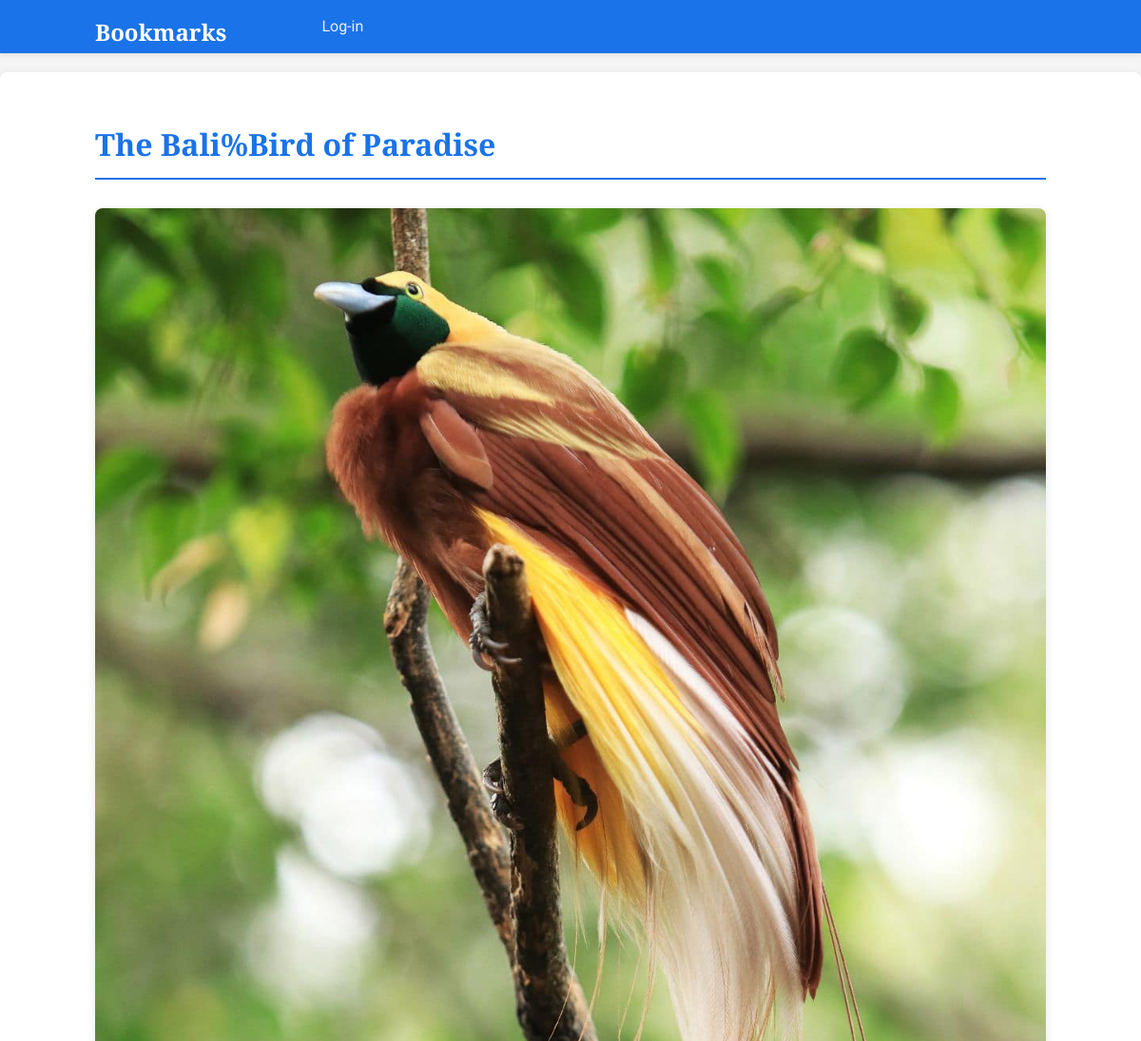
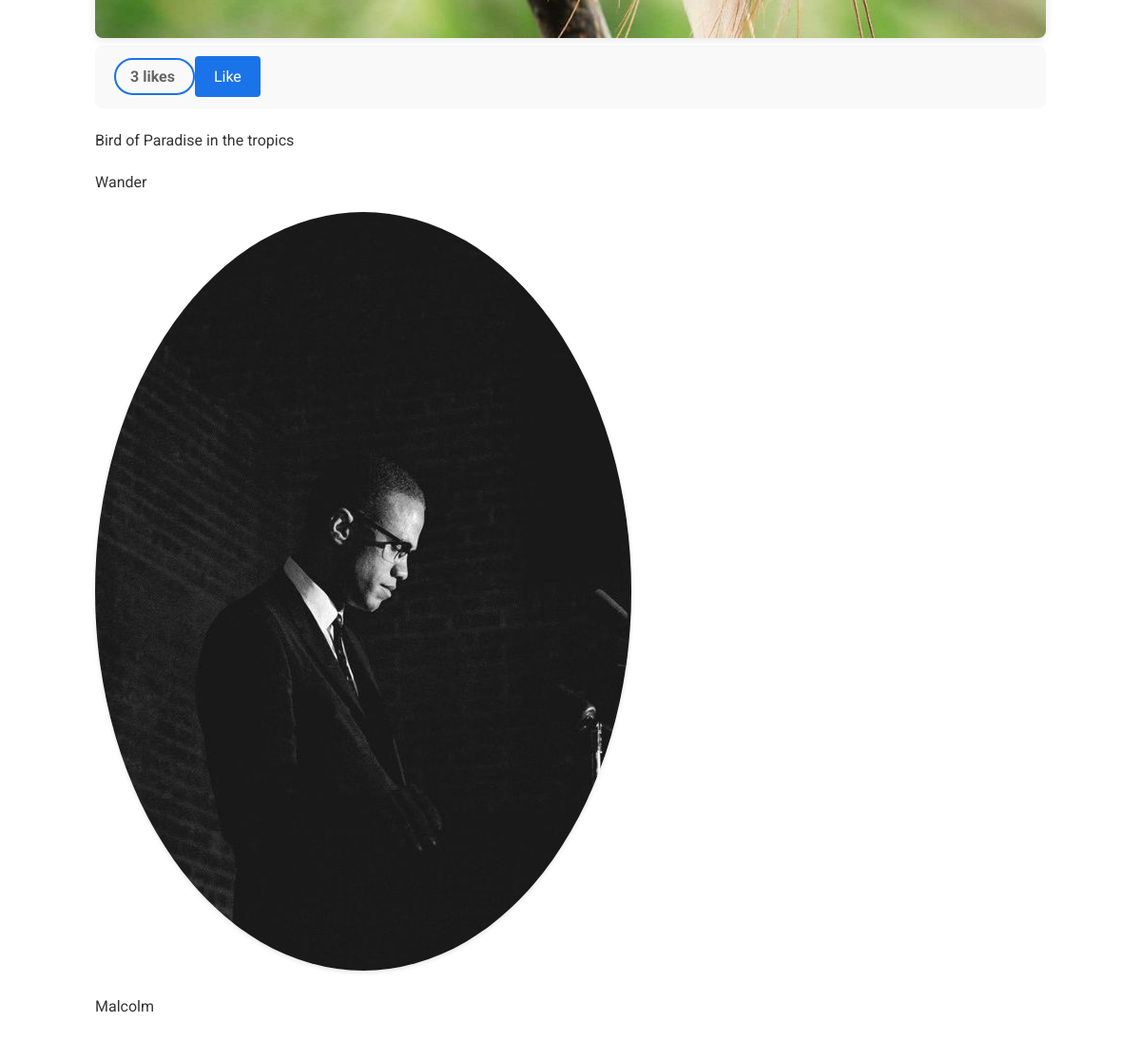
The app's page /images/detail/9/the-balibird-of-paradise/ with its own data (2 pictures, top to bottom).
### images/models.py (models this page shows, shortened)
class Image(models.Model):
    user = models.ForeignKey(settings.AUTH_USER_MODEL,
                             related_name='images_created',
                             on_delete=models.CASCADE)
    title = models.CharField(max_length=200)
    slug = models.SlugField(max_length=200, blank=True)
    url = models.URLField(max_length=2000)
    image = models.ImageField(upload_to='images/%Y/%m/%d/')
    description = models.TextField(blank=True)
    created = models.DateField(auto_now_add=True)
    total_likes = models.PositiveIntegerField(default=0)
    users_like = models.ManyToManyField(settings.AUTH_USER_MODEL,
                                        related_name='images_liked',
                                        blank=True)
    class Meta:
        indexes = [
            models.Index(fields=['-created']),
            models.Index(fields=['-total_likes']),
        ]
        ordering = ['-created']

### account/models.py (models this page shows, shortened)
class Profile(models.Model):
    user = models.OneToOneField(settings.AUTH_USER_MODEL,
                                on_delete=models.CASCADE)
    date_of_birth = models.DateField(blank=True, null=True)
    photo = models.ImageField(upload_to='users/%Y/%m/%d/',
                              blank=True)

### images/views.py (the view)
# urls.py: path('detail/<int:id>/<slug:slug>/', views.image_detail, name='detail'),
def image_detail(request, id, slug):
    image = get_object_or_404(Image, id=id, slug=slug)
    return render(request,
                  'images/image/detail.html',
                  {'section': 'images',
                   'image': image})

### images/templates/images/image/detail.html (shortened to what this page needs)
{% extends "base.html" %}
{% block content %}
    <h1>{{ image.title }}</h1>
    {% load thumbnail %}
    <a href="{{ image.image.url }}">
        <img src="{% thumbnail image.image 300x0 %}" class="image-detail">
    </a>
    {% with total_likes=image.users_like.count users_like=image.users_like.all %}
        <div class="image-info">
            <div>
                <span class="count">
                    <span class="total">{{ total_likes }}</span>
                    like<span class="pluralize">{% if total_likes != 1 %}s{% endif %}</span>
                </span>
                <a href="#" id="like-button" data-id="{{ image.id }}" data-action="{% if request.user in users_like %}un{% endif %}like" class="like button">
                    {% if request.user not in users_like %}
                        Like
                    {% else %}
                        Unlike
                    {% endif %}
                </a>
            </div>
            {{ image.description|linebreaks }}
        </div>
        <div class="image-likes">
            {% for user in users_like %}
                <div>
                    {% if user.profile.photo %}
                        <img src="{{ user.profile.photo.url }}">
                    {% endif %}
                    <p>{{ user.first_name }}</p>
                </div>
            {% empty %}
                <p class="no-likes">Nobody likes this image yet.</p>
            {% endfor %}
        </div>
    {% endwith %}
{% endblock %}

### account/static/css/base.css (style rules this page uses)
body { margin: 0; padding: 0; font-family: 'Roboto', sans-serif; background-color: #f5f5f5; color: #333; line-height: 1.6; }
p { line-height: 1.8; }
a { color: #1a73e8; text-decoration: none; transition: color 0.3s ease; }
h1, h2, h3, h4, h5, h6 { font-family: 'Playfair Display', serif; font-weight: 700; }
h1 { border-bottom: 2px solid #1a73e8; padding: 0 0 10px 0; margin: 20px 0 30px 0; color: #1a73e8; }
input[type=submit], a.button { background: #1a73e8; color: #fff; padding: 12px 20px; font-size: 16px; border: none; border-radius: 4px; cursor: pointer; transition: background-color 0.3s ease; }
.image-preview, .image-detail { max-width: 100%; height: auto; border-radius: 8px; box-shadow: 0 2px 10px rgba(0,0,0,0.1); }
.image-info div { background: #f9f9f9; padding: 20px; margin-bottom: 20px; border-radius: 8px; }
.count { color: #666; border: 2px solid #1a73e8; border-radius: 20px; padding: 8px 15px; font-weight: bold; }
#people-list img, .image-likes img, img.user-detail { border-radius: 50%; box-shadow: 0 2px 5px rgba(0,0,0,0.1); }

### records on screen
Image: title "The Bali%Bird of Paradise", image (picture), description "Bird of Paradise in the tropics"

### other values on screen
{{ total_likes }} "3"
{{ user.first_name }} "Wander"
{{ user.first_name }} "Malcolm"
